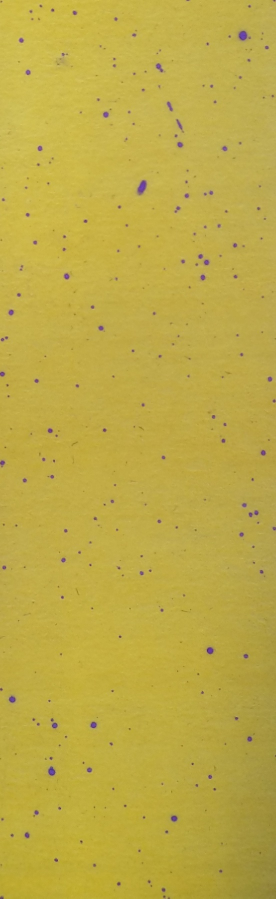
#> input picture img/IMG_20190621_094138_seg.jpg, 552 x 1797 px (shown at 1/2 size)
$ python counter.py --image img/IMG_20190621_094138_seg.jpg
#> lines starting #> are read from the running program, lines starting #| are printed output that depends on the picture; after the words box and inside, x2 and y2 are one past the last pixel; in counts of white or black regions, pixels touching at a corner belong together
# import the necessary packages
from imutils import contours
import cv2
import imutils
import argparse
import numpy as np

def pointTouchesImageBorder(point, imageHeight, imageWidth):

    pt = point
    retval = False

    xMin = 0
    yMin = 0
    xMax = imageWidth - 1
    yMax = imageHeight - 1
    # Use less/greater comparisons to potentially support contours outside of
    # image coordinates, possible future workarounds with cv::copyMakeBorder where
    # contour coordinates may be shifted and just to be safe.
    if (pt[0] <= xMin or pt[1] <= yMin or pt[0] >= xMax or pt[1] >= yMax):
        retval = True

    return retval

def contourTouchesImageBorder(contour, imageHeight, imageWidth):

    cnt = contour
    retval = False

    touchBorder = [1 if pointTouchesImageBorder(p[0], imageHeight, imageWidth) else 0 for p in cnt]

    if sum(touchBorder) >= 1:
        retval = True

    return retval


ap = argparse.ArgumentParser()
ap.add_argument("-i", "--image", required=True, help="path to the input image")
ap.add_argument("-s", "--show", action="store_true", help="show image for each steps")
ap.add_argument("-w", "--write", action="store_true", help="store spot_info to csv file")
args = ap.parse_args()

if args.show:
    show_list = []

image = cv2.imread(args.image)
#> image is the input picture: shape (1797, 552, 3); mean B, G, R 70.3, 171, 190.4

# resize original image to assigned width
# and caculate resize ratio
height = 600
resized = imutils.resize(image, height=height)
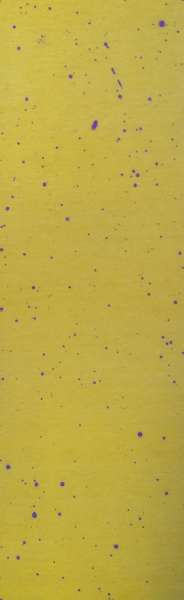
#> resized: shape (600, 184, 3); mean B, G, R 70.3, 171, 190.4
width = resized.shape[1]
#> width = 184
ratio = image.shape[1] / width
#> ratio = 3
orig = resized.copy()
if args.show:
    show_list.append(orig)

# transform color from BGR to LAB space
resized = cv2.cvtColor(resized, cv2.COLOR_BGR2LAB)
#> resized: shape (600, 184, 3); mean of channels 0, 1, 2 178.3, 123, 180.7
if args.show:
    show_list.append(resized)


Z = resized.reshape((-1,3))

# convert to np.float32
Z = np.float32(Z)

# define criteria, number of clusters(K) and apply kmeans()
criteria = (cv2.TERM_CRITERIA_EPS + cv2.TERM_CRITERIA_MAX_ITER, 10, 1.0)
K = 3
ret,label,center=cv2.kmeans(Z,K,None,criteria,10,cv2.KMEANS_RANDOM_CENTERS)
#> ret = 5447101.8; center = [[163.6, 123.4, 176], [181, 122.8, 181.9], [113.8, 142.9, 129.3]]

if args.show:
    center = np.uint8(center)
    res = center[label.flatten()]
    res_orig = res.reshape((resized.shape))
    res_orig = cv2.cvtColor(res_orig, cv2.COLOR_LAB2BGR)
    show_list.append(res_orig)

# find the farest center
center_avg = np.sum(center, axis=0)
#> center_avg = [458.5, 389.1, 487.2]
center_sst = (center - center_avg)**2
#> center_sst = [[86937.4, 70597.7, 96853.6], [76982.6, 70942.7, 93207.9], [118758.9, 60632.7, 128054.5]]
where_center_max = np.argmax(np.sum(center_sst, axis = 1))
#> where_center_max = 2
center_alt = np.zeros_like(center)
#> center_alt = [[0, 0, 0], [0, 0, 0], [0, 0, 0]]
center_alt[where_center_max] = center[where_center_max]

# Now convert back into uint8, and make original image
center_alt= np.uint8(center_alt)
#> center_alt = [[0, 0, 0], [0, 0, 0], [113, 142, 129]]

res = center_alt[label.flatten()]
res_alt = res.reshape((resized.shape))
#> res_alt: shape (600, 184, 3); mean of channels 0, 1, 2 0.8, 1, 0.9
res_alt = cv2.cvtColor(res_alt, cv2.COLOR_BGR2GRAY)
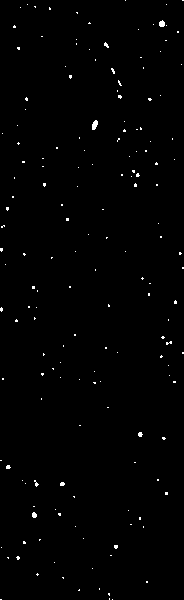
#> res_alt: shape (600, 184); values 0 (black) and 135 (white), 0.72% white in thin lines or dots
if args.show:
    show_list.append(res_alt)

# convert resized back to BGR
resized = cv2.cvtColor(resized, cv2.COLOR_LAB2BGR)

# find contours at res2
thresh = cv2.threshold(res_alt, 90, 255, cv2.THRESH_BINARY)[1]
#> thresh: shape (600, 184); 0.72% white in thin lines or dots
cnts = cv2.findContours(thresh, cv2.RETR_EXTERNAL, cv2.CHAIN_APPROX_NONE)
#> cnts = 167 contours, 165 with area under 20; largest, box (x1, y1, x2, y2) and area: (92, 120, 98, 130) 32, (159, 20, 165, 27) 24
cnts = imutils.grab_contours(cnts)

# remove contours which touchs image borders
cnts = [cnt for cnt in cnts if not contourTouchesImageBorder(cnt, height, width)]
#> cnts = 157 contours, 155 with area under 20; largest, box (x1, y1, x2, y2) and area: (92, 120, 98, 130) 32, (159, 20, 165, 27) 24

# draw contours
cv2.drawContours(resized, cnts, -1, [0, 255, 0], 2)
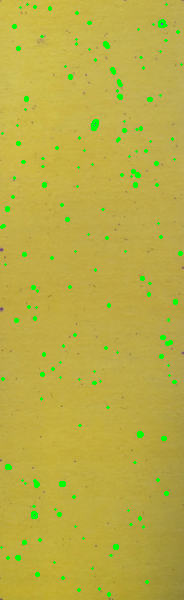
#> resized: shape (600, 184, 3); mean B, G, R 68.5, 173.5, 187.2
if args.show:
    show_list.append(resized)

spot_info = [["cX", "cY", "Area", "Peri"]]
# contour's center and area
for c in cnts:
    M = cv2.moments(c)
    if M["m00"] != 0:
        cX = int(M["m10"]/M["m00"])
        cY = int(M["m01"]/M["m00"])
    else :
        cX, cY = np.mean(c.reshape(-1,2), axis=0, dtype=int)
    Area = cv2.contourArea(c)
    Peri = cv2.arcLength(c, True)
    spot_info.append([cX, cY, Area, round(Peri, 2)])
#> this loop made 157 passes
#> (cX, cY) on passes 61 to 72: (16, 320), (34, 318), (36, 307), (28, 306), (108, 305), (175, 301), (148, 294), (37, 290), (69, 286), (33, 287), (149, 283), (142, 278)
#> after the loop, spot_info = 158 items, first 6: ['cX', 'cY', 'Area', 'Peri'], [108, 593, 1.5, 5.41], [78, 589, 0.5, 3.41], [99, 588, 0, 2], [146, 581, 1, 4], [62, 577, 0.5, 3.41]

# write poi's x, y coordinate
# and it's area and perimeter
if args.write:

    import csv

    image_name = (args.image).split(".")[1].split("/")[2]

    try :
        with open("./data/{}.csv".format(image_name), "w", newline="") as csvfile:
            writer = csv.writer(csvfile)
            writer.writerows(spot_info)
            print("Success! \nWrite data into '{}'".format(csvfile.name))
    except:
        print("Fail to open path {}".format("./data/{}.csv".format(image_name)))


if args.show :
    for i, img in enumerate(show_list):
        cv2.imshow("step:{}".format(i), img)
        cv2.waitKey(0)
else :
    cv2.imshow('final step', np.hstack([resized, orig]))
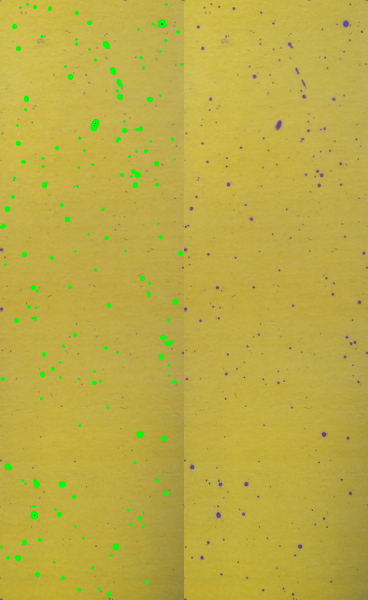
#> window 'final step': shape (600, 368, 3); mean B, G, R 69.4, 172.3, 188.8
    cv2.waitKey(0)

cv2.destroyAllWindows()

$ run again, on img/IMG_20190621_094145_seg.jpg
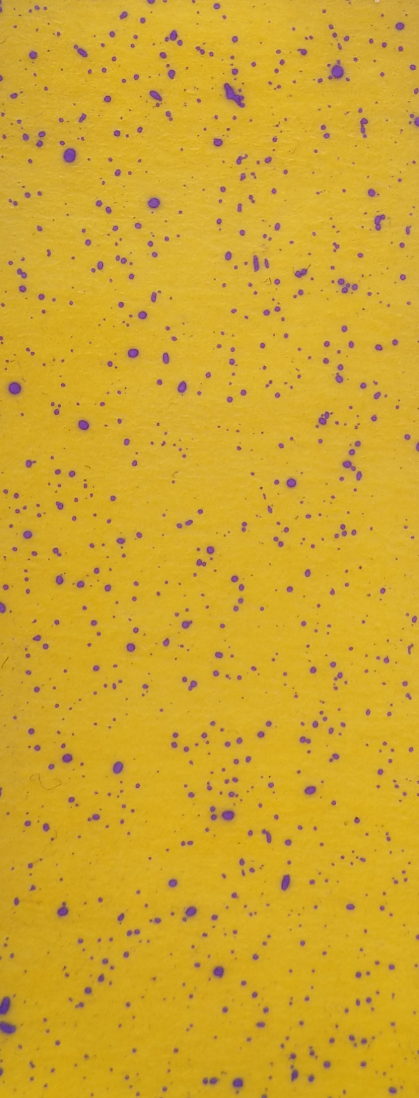
#> input picture img/IMG_20190621_094145_seg.jpg, 837 x 2196 px (shown at 1/2 size)
#> image is the input picture: shape (2196, 837, 3); mean B, G, R 44.5, 167.5, 209.4
#> ret = 8451057.6; center = [[111.1, 152.6, 126.9], [183.3, 131.2, 194.3], [152.7, 138.1, 169.3]]
#> center_avg = [447.2, 421.9, 490.5]
#> center_sst = [[112924.7, 72505.5, 132223], [69598.2, 84501.5, 87730.3], [86706.6, 80562.6, 103131.1]]
#> where_center_max = 0
#> `res_alt = cv2.cvtColor(res_alt, cv2.COLOR_BGR2GRAY)`:
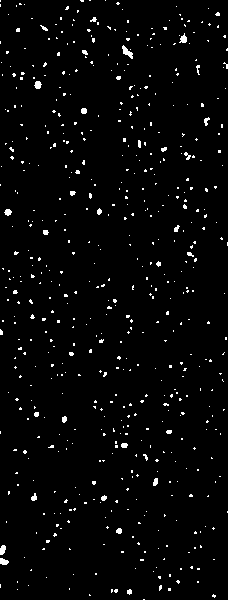
#> res_alt: shape (600, 228); values 0 (black) and 140 (white), 2.4% white in thin lines or dots
#> thresh: shape (600, 228); 2.4% white in thin lines or dots
#> `cnts = cv2.findContours(thresh, cv2.RETR_EXTERNAL, cv2.CHAIN_APPROX_NO..`: cnts = 583 contours, 572 with area under 20; largest, box (x1, y1, x2, y2) and area: (122, 45, 133, 59) 53, (0, 558, 9, 565) 35, (0, 545, 6, 555) 35, (34, 81, 42, 89) 35, (179, 33, 187, 43) 34
#> `cnts = [cnt for cnt in cnts if not contourTouchesImageBorder(cnt, heig..`: cnts = 566 contours, 557 with area under 20; largest, box (x1, y1, x2, y2) and area: (122, 45, 133, 59) 53, (34, 81, 42, 89) 35, (179, 33, 187, 43) 34, (4, 209, 12, 216) 29, (81, 108, 87, 114) 23
#> the loop `for c in cnts:` made 566 passes
#> (cX, cY, Area, Peri) on pass 48: (118, 530, 20.5, 17.07)
#> after the loop `for c in cnts:`: spot_info = 567 items, first 6: ['cX', 'cY', 'Area', 'Peri'], [213, 595, 5, 9.66], [89, 594, 0.5, 3.41], [129, 591, 15, 15.66], [115, 590, 7.5, 10.24], [111, 590, 2.5, 7.41]
#> `cv2.imshow('final step', np.hstack([resized, orig]))`:
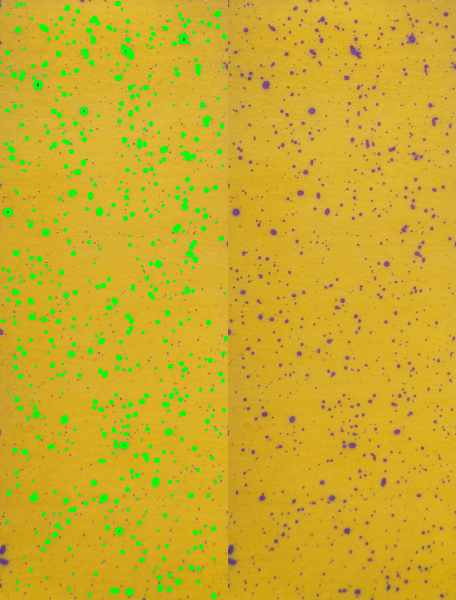
#> window 'final step': shape (600, 456, 3); mean B, G, R 41.8, 171.9, 203.8

$ run again, on img/IMG_20190621_094149_seg.jpg
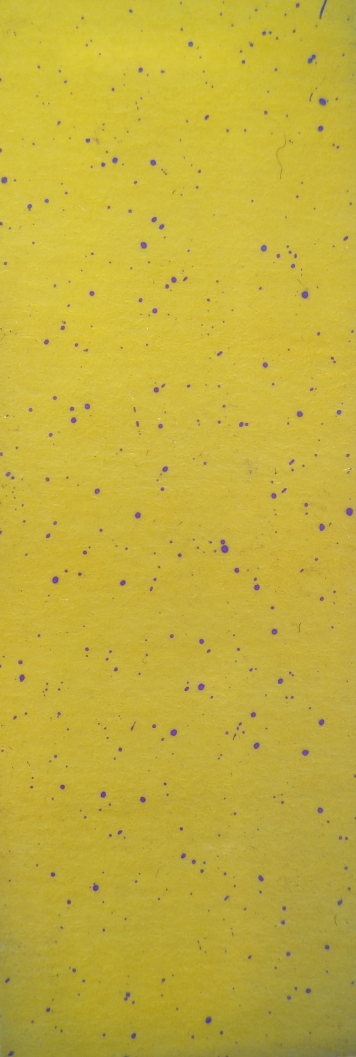
#> input picture img/IMG_20190621_094149_seg.jpg, 1067 x 3171 px (shown at 1/3 size)
#> image is the input picture: shape (3171, 1067, 3); mean B, G, R 60.4, 176.2, 195.7
#> ret = 9521766.4; center = [[130, 132.1, 145.6], [190.8, 121.6, 190.2], [170.4, 122.3, 182.8]]
#> center_avg = [491.2, 376, 518.6]
#> center_sst = [[130455.5, 59491.1, 139078.6], [90221.6, 64677.4, 107840], [102886.9, 64364.8, 112771.2]]
#> where_center_max = 0
#> `res_alt = cv2.cvtColor(res_alt, cv2.COLOR_BGR2GRAY)`:
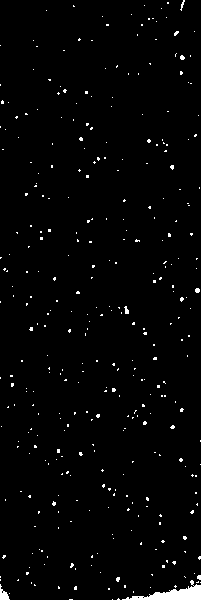
#> res_alt: shape (600, 201); values 0 (black) and 136 (white), 1.8% white; 348 white regions (343 under 20 px), largest, box (x1, y1, x2, y2) and area: (122, 580, 201, 600) 618, (0, 584, 10, 600) 82, (124, 306, 129, 314) 26, (180, 0, 185, 11) 21, (195, 288, 200, 293) 21
#> thresh: shape (600, 201); 1.8% white; 348 white regions (343 under 20 px)
#> `cnts = cv2.findContours(thresh, cv2.RETR_EXTERNAL, cv2.CHAIN_APPROX_NO..`: cnts = 348 contours, 346 with area under 20; largest, box (x1, y1, x2, y2) and area: (122, 580, 201, 600) 522, (0, 584, 10, 600) 62
#> `cnts = [cnt for cnt in cnts if not contourTouchesImageBorder(cnt, heig..`: cnts = 329 contours, all with area under 20
#> the loop `for c in cnts:` made 329 passes
#> (cX, cY) on passes 61 to 68: (126, 495), (58, 495), (29, 496), (113, 494), (195, 492), (20, 491), (115, 489), (109, 488)
#> after the loop `for c in cnts:`: spot_info = 330 items, first 6: ['cX', 'cY', 'Area', 'Peri'], [9, 593, 0, 0], [133, 591, 0, 2], [108, 588, 1, 4], [150, 587, 0, 0], [75, 587, 5.5, 9.41]
#> `cv2.imshow('final step', np.hstack([resized, orig]))`:
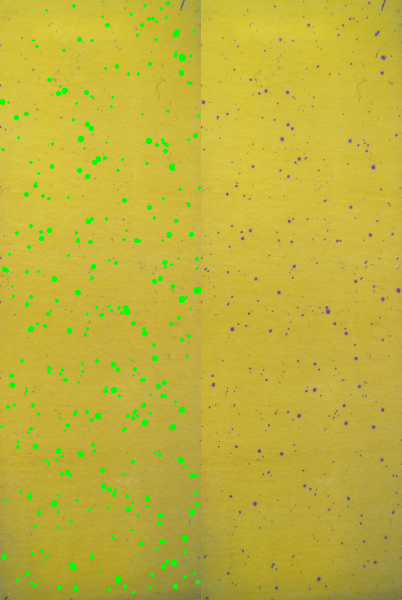
#> window 'final step': shape (600, 402, 3); mean B, G, R 59, 178.1, 192.8

$ run again, on img/IMG_20190621_094153_seg.jpg
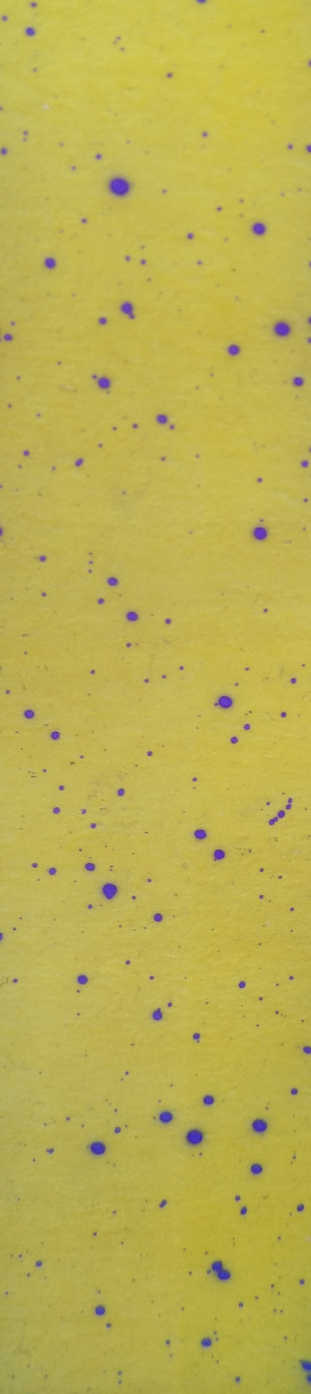
#> input picture img/IMG_20190621_094153_seg.jpg, 622 x 2787 px (shown at 1/2 size)
#> image is the input picture: shape (2787, 622, 3); mean B, G, R 81.2, 177, 188.7
#> ret = 5303296.7; center = [[111.1, 147.3, 108.1], [188.9, 119.6, 180.5], [177.4, 119.9, 176.1]]
#> center_avg = [477.4, 386.8, 464.7]
#> center_sst = [[134148.3, 57330.4, 127166.1], [83225, 71400.8, 80741], [89995.5, 71234.7, 83264.5]]
#> where_center_max = 0
#> `res_alt = cv2.cvtColor(res_alt, cv2.COLOR_BGR2GRAY)`:
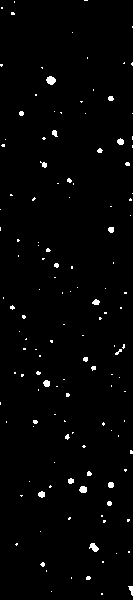
#> res_alt: shape (600, 133); values 0 (black) and 131 (white), 1.5% white; 134 white regions (113 under 20 px), largest, box (x1, y1, x2, y2) and area: (46, 76, 56, 85) 64, (89, 543, 99, 552) 54, (79, 486, 87, 493) 46
#> thresh: shape (600, 133); 1.5% white; 134 white regions (113 under 20 px)
#> `cnts = cv2.findContours(thresh, cv2.RETR_EXTERNAL, cv2.CHAIN_APPROX_NO..`: cnts = 134 contours, 124 with area under 20; largest, box (x1, y1, x2, y2) and area: (46, 76, 56, 85) 52, (89, 543, 99, 552) 41, (79, 486, 87, 493) 35, (43, 380, 50, 387) 29, (117, 138, 124, 145) 28
#> `cnts = [cnt for cnt in cnts if not contourTouchesImageBorder(cnt, heig..`: cnts = 121 contours, 111 with area under 20; largest, box (x1, y1, x2, y2) and area: (46, 76, 56, 85) 52, (89, 543, 99, 552) 41, (79, 486, 87, 493) 35, (43, 380, 50, 387) 29, (117, 138, 124, 145) 28
#> the loop `for c in cnts:` made 121 passes
#> (cX, cY, Area, Peri) on passes 10, 19, 20, 22, 24, 45: (93, 547, 41, 28.97), (41, 494, 27, 20.49), (82, 489, 35, 22.49), (110, 484, 23, 17.66), (70, 480, 20, 17.66), (46, 383, 29, 20.49)
#> after the loop `for c in cnts:`: spot_info = 122 items, first 6: ['cX', 'cY', 'Area', 'Peri'], [101, 593, 1, 4], [51, 591, 0, 0], [71, 577, 0, 2], [87, 577, 10.5, 12.24], [46, 570, 0, 2]
#> `cv2.imshow('final step', np.hstack([resized, orig]))`:
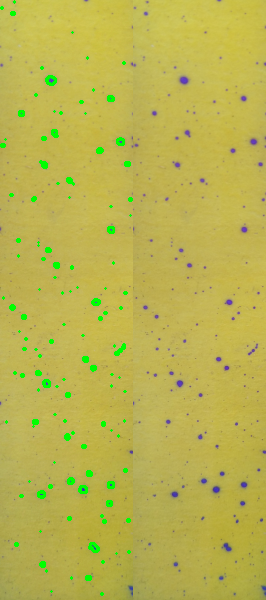
#> window 'final step': shape (600, 266, 3); mean B, G, R 79.4, 179.1, 186.4
